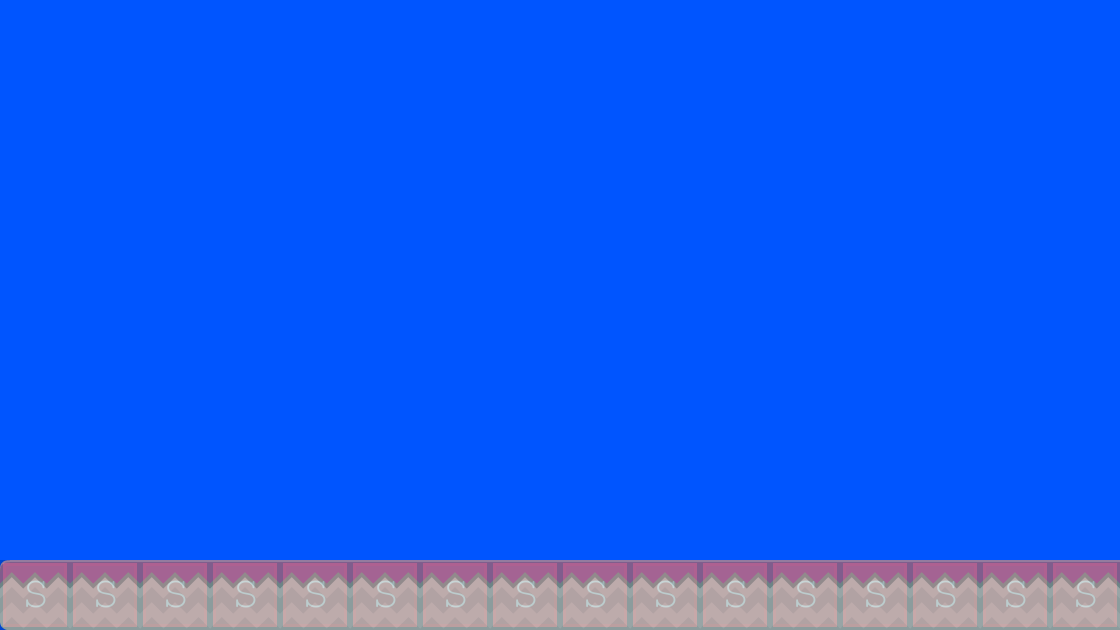

A 2D game scene composited from a Tiled map and its tileset images. What follows is a short description and the map's XML, with each tile layer's data collapsed to a summary:
An orthogonal 16x9 tile map with 70x70 px tiles, 2 tile layers (background, collision), 2 tilesets and 2 objects (PlayerBase, EnemyBase).

<map version="1.0" orientation="orthogonal" renderorder="right-down" width="16" height="9" tilewidth="70" tileheight="70" backgroundcolor="#0055ff">
 <tileset firstgid="1" name="meta-tiles" tilewidth="70" tileheight="70">
  <image source="../img/meta-tiles.png" width="350" height="70" />
  <tile id="4">
   <properties>
    <property name="type" value="solid" />
   </properties>
  </tile>
 </tileset>
 <tileset firstgid="6" name="background-tiles" tilewidth="70" tileheight="70">
  <image source="../img/background-tiles.png" width="910" height="910" />
 </tileset>
 <layer name="background" width="16" height="9">
  <data>[144 cells, 16 non-empty, 2 distinct tile ids]</data>
 </layer>
 <layer name="collision" width="16" height="9" opacity="0.19">
  <data>[144 cells, 16 non-empty, 1 distinct tile ids]</data>
 </layer>
 <objectgroup name="Object Layer 1">
  <object name="PlayerBase" x="68" y="424" width="72" height="136">
   <properties>
    <property name="PlayerBase" value="" />
   </properties>
  </object>
  <object name="EnemyBase" x="968" y="412" width="84" height="144">
   <properties>
    <property name="EnemyBase" value="" />
   </properties>
  </object>
 </objectgroup>
</map>
